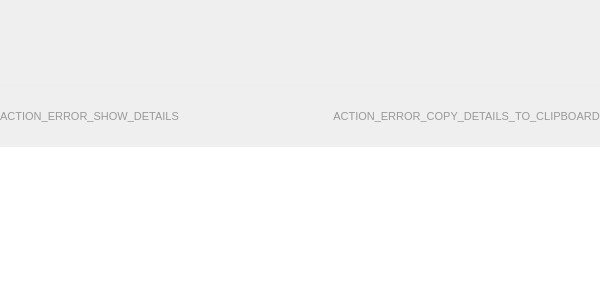
<?xml version="1.0" encoding="UTF-8"?>
<ui version="4.0">
 <class>ErrorWidget</class>
 <widget class="QWidget" name="ErrorWidget">
  <property name="geometry">
   <rect>
    <x>0</x>
    <y>0</y>
    <width>600</width>
    <height>283</height>
   </rect>
  </property>
  <property name="sizePolicy">
   <sizepolicy hsizetype="Preferred" vsizetype="Preferred">
    <horstretch>0</horstretch>
    <verstretch>0</verstretch>
   </sizepolicy>
  </property>
  <property name="maximumSize">
   <size>
    <width>16777215</width>
    <height>16777215</height>
   </size>
  </property>
  <property name="font">
   <font>
    <pointsize>8</pointsize>
   </font>
  </property>
  <property name="windowTitle">
   <string>Form</string>
  </property>
  <property name="styleSheet">
   <string notr="true">QWidget#MessageWidget
{
background-color: rgb(255, 255, 255);
}

#line
{
color: #EEEEEE;
}

#button_copy, #button_details
{
color: #999999;
border: none;
background-color: none;
}

#text_details
{
color: #333333;
}

#label_message
{
color: #F44336;
}</string>
  </property>
  <layout class="QVBoxLayout" name="verticalLayout">
   <property name="spacing">
    <number>20</number>
   </property>
   <property name="leftMargin">
    <number>0</number>
   </property>
   <property name="topMargin">
    <number>0</number>
   </property>
   <property name="rightMargin">
    <number>0</number>
   </property>
   <property name="bottomMargin">
    <number>0</number>
   </property>
   <item>
    <layout class="QHBoxLayout" name="horizontalLayout_2">
     <item>
      <widget class="IconLabel" name="label_icon">
       <property name="sizePolicy">
        <sizepolicy hsizetype="Fixed" vsizetype="Fixed">
         <horstretch>0</horstretch>
         <verstretch>0</verstretch>
        </sizepolicy>
       </property>
       <property name="minimumSize">
        <size>
         <width>64</width>
         <height>64</height>
        </size>
       </property>
       <property name="maximumSize">
        <size>
         <width>64</width>
         <height>64</height>
        </size>
       </property>
       <property name="text">
        <string/>
       </property>
       <property name="pixmap">
        <pixmap resource="../rc/resources.qrc">:/icons/images/material/error_outline.svg</pixmap>
       </property>
       <property name="scaledContents">
        <bool>true</bool>
       </property>
       <property name="color" stdset="0">
        <color>
         <red>244</red>
         <green>67</green>
         <blue>54</blue>
        </color>
       </property>
      </widget>
     </item>
     <item>
      <widget class="QLabel" name="label_message">
       <property name="sizePolicy">
        <sizepolicy hsizetype="Preferred" vsizetype="Expanding">
         <horstretch>0</horstretch>
         <verstretch>0</verstretch>
        </sizepolicy>
       </property>
       <property name="maximumSize">
        <size>
         <width>16777215</width>
         <height>16777215</height>
        </size>
       </property>
       <property name="font">
        <font>
         <weight>75</weight>
         <bold>true</bold>
        </font>
       </property>
       <property name="text">
        <string/>
       </property>
       <property name="textFormat">
        <enum>Qt::RichText</enum>
       </property>
       <property name="wordWrap">
        <bool>true</bool>
       </property>
      </widget>
     </item>
    </layout>
   </item>
   <item>
    <widget class="Line" name="line">
     <property name="frameShadow">
      <enum>QFrame::Plain</enum>
     </property>
     <property name="lineWidth">
      <number>2</number>
     </property>
     <property name="orientation">
      <enum>Qt::Horizontal</enum>
     </property>
    </widget>
   </item>
   <item>
    <layout class="QHBoxLayout" name="horizontalLayout_3">
     <item>
      <widget class="DropDownButton" name="button_details">
       <property name="cursor">
        <cursorShape>PointingHandCursor</cursorShape>
       </property>
       <property name="toolTip">
        <string>TEXT_ERROR_SHOW_DETAILS_TOOLTIP</string>
       </property>
       <property name="text">
        <string>ACTION_ERROR_SHOW_DETAILS</string>
       </property>
       <property name="icon">
        <iconset resource="../rc/resources.qrc">
         <normaloff>:/icons/images/material/arrow_drop_down.svg</normaloff>:/icons/images/material/arrow_drop_down.svg</iconset>
       </property>
       <property name="iconSize">
        <size>
         <width>24</width>
         <height>24</height>
        </size>
       </property>
       <property name="checkable">
        <bool>true</bool>
       </property>
       <property name="checked">
        <bool>false</bool>
       </property>
       <property name="flat">
        <bool>true</bool>
       </property>
       <property name="color" stdset="0">
        <color>
         <red>153</red>
         <green>153</green>
         <blue>153</blue>
        </color>
       </property>
      </widget>
     </item>
     <item>
      <spacer name="horizontalSpacer_3">
       <property name="orientation">
        <enum>Qt::Horizontal</enum>
       </property>
       <property name="sizeHint" stdset="0">
        <size>
         <width>40</width>
         <height>20</height>
        </size>
       </property>
      </spacer>
     </item>
     <item>
      <widget class="Button" name="button_copy">
       <property name="cursor">
        <cursorShape>PointingHandCursor</cursorShape>
       </property>
       <property name="toolTip">
        <string>TEXT_ERROR_COPY_TO_CLIPBOARD_TOOLTIP</string>
       </property>
       <property name="text">
        <string>ACTION_ERROR_COPY_DETAILS_TO_CLIPBOARD</string>
       </property>
       <property name="icon">
        <iconset resource="../rc/resources.qrc">
         <normaloff>:/icons/images/material/assignment.svg</normaloff>:/icons/images/material/assignment.svg</iconset>
       </property>
       <property name="iconSize">
        <size>
         <width>24</width>
         <height>24</height>
        </size>
       </property>
       <property name="color" stdset="0">
        <color>
         <red>153</red>
         <green>153</green>
         <blue>153</blue>
        </color>
       </property>
      </widget>
     </item>
    </layout>
   </item>
   <item>
    <widget class="QTextEdit" name="text_details">
     <property name="frameShape">
      <enum>QFrame::NoFrame</enum>
     </property>
     <property name="frameShadow">
      <enum>QFrame::Plain</enum>
     </property>
     <property name="lineWidth">
      <number>0</number>
     </property>
     <property name="horizontalScrollBarPolicy">
      <enum>Qt::ScrollBarAlwaysOff</enum>
     </property>
     <property name="html">
      <string>&lt;!DOCTYPE HTML PUBLIC &quot;-//W3C//DTD HTML 4.0//EN&quot; &quot;http://www.w3.org/TR/REC-html40/strict.dtd&quot;&gt;
&lt;html&gt;&lt;head&gt;&lt;meta name=&quot;qrichtext&quot; content=&quot;1&quot; /&gt;&lt;style type=&quot;text/css&quot;&gt;
p, li { white-space: pre-wrap; }
&lt;/style&gt;&lt;/head&gt;&lt;body style=&quot; font-family:'Sans'; font-size:10pt; font-weight:400; font-style:normal;&quot;&gt;
&lt;p style=&quot;-qt-paragraph-type:empty; margin-top:0px; margin-bottom:0px; margin-left:0px; margin-right:0px; -qt-block-indent:0; text-indent:0px;&quot;&gt;&lt;br /&gt;&lt;/p&gt;&lt;/body&gt;&lt;/html&gt;</string>
     </property>
    </widget>
   </item>
  </layout>
 </widget>
 <customwidgets>
  <customwidget>
   <class>IconLabel</class>
   <extends>QLabel</extends>
   <header>guardata.client.gui.custom_widgets</header>
  </customwidget>
  <customwidget>
   <class>Button</class>
   <extends>QPushButton</extends>
   <header>guardata.client.gui.custom_widgets</header>
  </customwidget>
  <customwidget>
   <class>DropDownButton</class>
   <extends>QPushButton</extends>
   <header>guardata.client.gui.custom_widgets</header>
  </customwidget>
 </customwidgets>
 <resources>
  <include location="../rc/resources.qrc"/>
 </resources>
 <connections/>
</ui>
